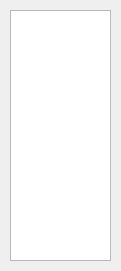
<?xml version="1.0" encoding="UTF-8"?>
<ui version="4.0">
 <class>GrphSet</class>
 <widget class="QDialog" name="GrphSet">
  <property name="geometry">
   <rect>
    <x>0</x>
    <y>0</y>
    <width>121</width>
    <height>271</height>
   </rect>
  </property>
  <property name="sizePolicy">
   <sizepolicy hsizetype="Preferred" vsizetype="Preferred">
    <horstretch>0</horstretch>
    <verstretch>0</verstretch>
   </sizepolicy>
  </property>
  <property name="minimumSize">
   <size>
    <width>121</width>
    <height>271</height>
   </size>
  </property>
  <property name="maximumSize">
   <size>
    <width>121</width>
    <height>271</height>
   </size>
  </property>
  <property name="windowTitle">
   <string>Dialog</string>
  </property>
  <property name="modal">
   <bool>false</bool>
  </property>
  <widget class="QListWidget" name="listWidget">
   <property name="geometry">
    <rect>
     <x>10</x>
     <y>10</y>
     <width>101</width>
     <height>251</height>
    </rect>
   </property>
  </widget>
 </widget>
 <resources/>
 <connections/>
</ui>
